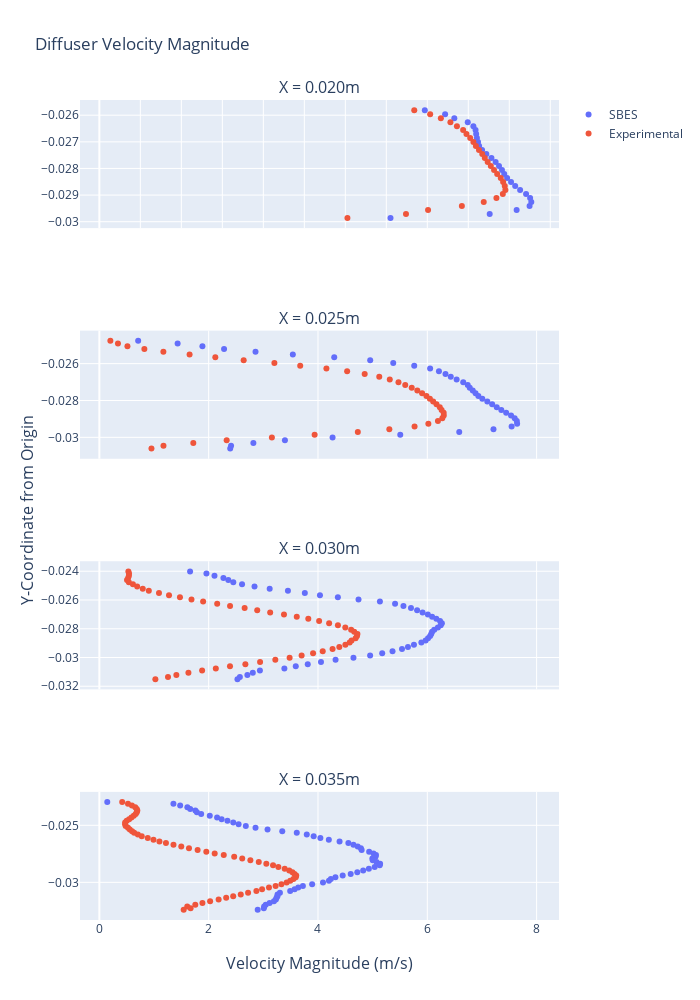

Write notebook code for a chart like this one.
### Code cell
color10_16 = ['#636EFA', '#EF553B', '#00CC96', '#AB63FA', '#FFA15A', '#19D3F3', '#FF6692', '#B6E880', '#FF97FF',
              '#FECB52']
fig1 = make_subplots(
    rows=4,
    cols=1,
    shared_xaxes=True,
    x_title="Velocity Magnitude (m/s)",
    y_title="Y-Coordinate from Origin",
    subplot_titles=("X = 0.020m", "X = 0.025m", "X = 0.030m", "X = 0.035m"))

fig1.add_trace(go.Scatter(x=C5_pd["D1"]['Velocity Magnitude Average'],
                          y=C5_pd["D1"]['y-coord'],
                          mode='markers',
                          name='SBES',
                          line=dict(color=color10_16[0])
                          # error_x_array=d4_df['velocity-magnitude_std'],
                          # error_x_array=d1_df['y-coordinate_std']
                          ),
               row=1, col=1)

fig1.add_trace(go.Scatter(x=C5_Experimental["D1"]['Velocity_Magnitude'],
                          y=C5_Experimental["D1"]['y-coord'],
                          mode='markers',
                          name='Experimental',
                          line=dict(color=color10_16[1])),
               row=1, col=1)

fig1.add_trace(go.Scatter(x=C5_pd["D2"]['Velocity Magnitude Average'],
                          y=C5_pd["D2"]['y-coord'],
                          mode='markers',
                          name='SBES',
                          line=dict(color=color10_16[0]),
                          showlegend=False
                          # error_x_array=d4_df['velocity-magnitude_std'],
                          # error_x_array=d2_df['y-coordinate_std']
                          ),
               row=2, col=1)

fig1.add_trace(go.Scatter(x=C5_Experimental["D2"]['Velocity_Magnitude'],
                          y=C5_Experimental["D2"]['y-coord'],
                          mode='markers',
                          name='Experimental',
                          line=dict(color=color10_16[1]),
                          showlegend=False),
               row=2, col=1)

fig1.add_trace(go.Scatter(x=C5_pd["D3"]['Velocity Magnitude Average'],
                          y=C5_pd["D3"]['y-coord'],
                          mode='markers',
                          name='SBES',
                          line=dict(color=color10_16[0]),
                          showlegend=False
                          # error_x_array=d4_df['velocity-magnitude_std'],
                          # error_x_array=d3_df['y-coordinate_std']
                          ),
               row=3, col=1)

fig1.add_trace(go.Scatter(x=C5_Experimental["D3"]['Velocity_Magnitude'],
                          y=C5_Experimental["D3"]['y-coord'],
                          mode='markers',
                          name='Experimental',
                          line=dict(color=color10_16[1]),
                          showlegend=False),
               row=3, col=1)

fig1.add_trace(go.Scatter(x=C5_pd["D4"]['Velocity Magnitude Average'],
                          y=C5_pd["D4"]['y-coord'],
                          mode='markers',
                          name='SBES',
                          line=dict(color=color10_16[0]),
                          showlegend=False
                          # error_x_array=d4_df['velocity-magnitude_std']
                          # error_x_array=d4_df['y-coordinate_std']
                          ),
               row=4, col=1)

fig1.add_trace(go.Scatter(x=C5_Experimental["D4"]['Velocity_Magnitude'],
                          y=C5_Experimental["D4"]['y-coord'],
                          mode='markers',
                          name='Experimental',
                          line=dict(color=color10_16[1]),
                          showlegend=False),
               row=4, col=1)

fig1.update_layout(height=1000, width=700,
                   title_text="Diffuser Velocity Magnitude",
                   xaxis=dict(
                       tickmode='linear',
                       tick0=0,
                       dtick=0.75
                   ))

fig1.show()

### Figure 1 — Plotly figure (JSON) as saved in the notebook; plotly's stock layout.template omitted (floating-point values rounded to 4 significant figures)
{"data": [{"line": {"color": "#636EFA"}, "mode": "markers", "name": "SBES", "type": "scatter", "x": [5.954, 6.326, 6.494, 6.74, 6.843, 6.883, 6.894, 6.908, 6.928, 6.948, 7.002, 7.08, 7.174, 7.25, 7.312, 7.366, 7.407, 7.46, 7.532, 7.608, 7.698, 7.807, 7.881, 7.903, 7.872, 7.634, 7.142, 5.327], "xaxis": "x", "y": [-0.02581, -0.02596, -0.02611, -0.02626, -0.02641, -0.02656, -0.02671, -0.02686, -0.02701, -0.02716, -0.02731, -0.02746, -0.02761, -0.02776, -0.02791, -0.02806, -0.02821, -0.02836, -0.02851, -0.02866, -0.02881, -0.02896, -0.02911, -0.02926, -0.02941, -0.02956, -0.02971, -0.02986], "yaxis": "y"}, {"line": {"color": "#EF553B"}, "mode": "markers", "name": "Experimental", "type": "scatter", "x": [5.761, 6.053, 6.248, 6.423, 6.542, 6.656, 6.716, 6.785, 6.843, 6.889, 6.946, 7.006, 7.052, 7.105, 7.162, 7.221, 7.279, 7.344, 7.387, 7.417, 7.429, 7.382, 7.265, 7.033, 6.632, 6.014, 5.61, 4.539], "xaxis": "x", "y": [-0.02581, -0.02596, -0.02611, -0.02626, -0.02641, -0.02656, -0.02671, -0.02686, -0.02701, -0.02716, -0.02731, -0.02746, -0.02761, -0.02776, -0.02791, -0.02806, -0.02821, -0.02836, -0.02851, -0.02866, -0.02881, -0.02896, -0.02911, -0.02926, -0.02941, -0.02956, -0.02971, -0.02986], "yaxis": "y"}, {"line": {"color": "#636EFA"}, "mode": "markers", "name": "SBES", "showlegend": false, "type": "scatter", "x": [0.7099, 1.432, 1.885, 2.282, 2.857, 3.54, 4.297, 4.955, 5.377, 5.761, 6.052, 6.213, 6.333, 6.429, 6.536, 6.657, 6.74, 6.777, 6.831, 6.883, 6.934, 7.007, 7.098, 7.187, 7.27, 7.355, 7.443, 7.533, 7.599, 7.638, 7.644, 7.543, 7.211, 6.584, 5.505, 4.267, 3.395, 2.818, 2.41, 2.394], "xaxis": "x2", "y": [-0.02476, -0.02491, -0.02506, -0.02521, -0.02536, -0.02551, -0.02566, -0.02581, -0.02596, -0.02611, -0.02626, -0.02641, -0.02656, -0.02671, -0.02686, -0.02701, -0.02716, -0.02731, -0.02746, -0.02761, -0.02776, -0.02791, -0.02806, -0.02821, -0.02836, -0.02851, -0.02866, -0.02881, -0.02896, -0.02911, -0.02926, -0.02941, -0.02956, -0.02971, -0.02986, -0.03001, -0.03016, -0.03031, -0.03046, -0.03061], "yaxis": "y2"}, {"line": {"color": "#EF553B"}, "mode": "markers", "name": "Experimental", "showlegend": false, "type": "scatter", "x": [0.2014, 0.3403, 0.5137, 0.823, 1.171, 1.651, 2.122, 2.64, 3.203, 3.675, 4.154, 4.533, 4.855, 5.121, 5.313, 5.472, 5.596, 5.715, 5.817, 5.905, 5.984, 6.048, 6.107, 6.168, 6.229, 6.262, 6.3, 6.301, 6.274, 6.195, 6.019, 5.767, 5.305, 4.729, 3.939, 3.156, 2.329, 1.718, 1.173, 0.9531], "xaxis": "x2", "y": [-0.02476, -0.02491, -0.02506, -0.02521, -0.02536, -0.02551, -0.02566, -0.02581, -0.02596, -0.02611, -0.02626, -0.02641, -0.02656, -0.02671, -0.02686, -0.02701, -0.02716, -0.02731, -0.02746, -0.02761, -0.02776, -0.02791, -0.02806, -0.02821, -0.02836, -0.02851, -0.02866, -0.02881, -0.02896, -0.02911, -0.02926, -0.02941, -0.02956, -0.02971, -0.02986, -0.03001, -0.03016, -0.03031, -0.03046, -0.03061], "yaxis": "y2"}, {"line": {"color": "#636EFA"}, "mode": "markers", "name": "SBES", "showlegend": false, "type": "scatter", "x": [1.66, 1.959, 2.106, 2.27, 2.359, 2.45, 2.611, 2.839, 3.116, 3.45, 3.76, 4.036, 4.364, 4.742, 5.133, 5.41, 5.564, 5.701, 5.814, 5.914, 6.01, 6.088, 6.165, 6.233, 6.267, 6.246, 6.194, 6.127, 6.088, 6.072, 6.052, 6.014, 5.969, 5.891, 5.756, 5.646, 5.537, 5.364, 5.175, 4.954, 4.649, 4.322, 4.055, 3.813, 3.594, 3.385, 2.938, 2.807, 2.708, 2.571, 2.527], "xaxis": "x3", "y": [-0.02401, -0.02416, -0.02431, -0.02446, -0.02461, -0.02476, -0.02491, -0.02506, -0.02521, -0.02536, -0.02551, -0.02566, -0.02581, -0.02596, -0.02611, -0.02626, -0.02641, -0.02656, -0.02671, -0.02686, -0.02701, -0.02716, -0.02731, -0.02746, -0.02761, -0.02776, -0.02791, -0.02806, -0.02821, -0.02836, -0.02851, -0.02866, -0.02881, -0.02896, -0.02911, -0.02926, -0.02941, -0.02956, -0.02971, -0.02986, -0.03001, -0.03016, -0.03031, -0.03046, -0.03061, -0.03076, -0.03091, -0.03106, -0.03121, -0.03136, -0.03151], "yaxis": "y3"}, {"line": {"color": "#EF553B"}, "mode": "markers", "name": "Experimental", "showlegend": false, "type": "scatter", "x": [0.5305, 0.5423, 0.5407, 0.5265, 0.5062, 0.5395, 0.6139, 0.6915, 0.7943, 0.905, 1.091, 1.275, 1.475, 1.685, 1.899, 2.156, 2.391, 2.658, 2.888, 3.125, 3.378, 3.612, 3.823, 4.021, 4.204, 4.365, 4.499, 4.606, 4.662, 4.721, 4.714, 4.688, 4.615, 4.579, 4.501, 4.39, 4.267, 4.087, 3.91, 3.701, 3.481, 3.219, 2.941, 2.671, 2.39, 2.131, 1.88, 1.63, 1.409, 1.256, 1.025], "xaxis": "x3", "y": [-0.02401, -0.02416, -0.02431, -0.02446, -0.02461, -0.02476, -0.02491, -0.02506, -0.02521, -0.02536, -0.02551, -0.02566, -0.02581, -0.02596, -0.02611, -0.02626, -0.02641, -0.02656, -0.02671, -0.02686, -0.02701, -0.02716, -0.02731, -0.02746, -0.02761, -0.02776, -0.02791, -0.02806, -0.02821, -0.02836, -0.02851, -0.02866, -0.02881, -0.02896, -0.02911, -0.02926, -0.02941, -0.02956, -0.02971, -0.02986, -0.03001, -0.03016, -0.03031, -0.03046, -0.03061, -0.03076, -0.03091, -0.03106, -0.03121, -0.03136, -0.03151], "yaxis": "y3"}, {"line": {"color": "#636EFA"}, "mode": "markers", "name": "SBES", "showlegend": false, "type": "scatter", "x": [0.1448, 1.355, 1.478, 1.61, 1.663, 1.756, 1.784, 1.863, 2.02, 2.154, 2.237, 2.344, 2.45, 2.547, 2.679, 2.857, 3.077, 3.346, 3.612, 3.795, 3.921, 4.044, 4.199, 4.395, 4.556, 4.648, 4.727, 4.785, 4.799, 4.936, 5.016, 5.061, 5.052, 4.995, 5.002, 5.071, 5.137, 5.13, 5.037, 4.931, 4.827, 4.719, 4.599, 4.452, 4.319, 4.235, 4.2, 4.092, 3.893, 3.724, 3.639, 3.572, 3.491, 3.303, 3.26, 3.258, 3.242, 3.229, 3.194, 3.115, 3.044, 3.014, 3.009, 2.897], "xaxis": "x4", "y": [-0.02296, -0.02311, -0.02326, -0.02341, -0.02356, -0.02371, -0.02386, -0.02401, -0.02416, -0.02431, -0.02446, -0.02461, -0.02476, -0.02491, -0.02506, -0.02521, -0.02536, -0.02551, -0.02566, -0.02581, -0.02596, -0.02611, -0.02626, -0.02641, -0.02656, -0.02671, -0.02686, -0.02701, -0.02716, -0.02731, -0.02746, -0.02761, -0.02776, -0.02791, -0.02806, -0.02821, -0.02836, -0.02851, -0.02866, -0.02881, -0.02896, -0.02911, -0.02926, -0.02941, -0.02956, -0.02971, -0.02986, -0.03001, -0.03016, -0.03031, -0.03046, -0.03061, -0.03076, -0.03091, -0.03106, -0.03121, -0.03136, -0.03151, -0.03166, -0.03181, -0.03196, -0.03211, -0.03226, -0.03241], "yaxis": "y4"}, {"line": {"color": "#EF553B"}, "mode": "markers", "name": "Experimental", "showlegend": false, "type": "scatter", "x": [0.4179, 0.5238, 0.5957, 0.6566, 0.6839, 0.6946, 0.685, 0.6651, 0.6288, 0.5872, 0.5447, 0.5002, 0.471, 0.4714, 0.4816, 0.5235, 0.5574, 0.5989, 0.637, 0.7047, 0.7753, 0.8851, 0.9903, 1.099, 1.218, 1.356, 1.499, 1.639, 1.798, 1.957, 2.11, 2.276, 2.467, 2.614, 2.763, 2.917, 3.055, 3.178, 3.275, 3.391, 3.474, 3.532, 3.571, 3.602, 3.593, 3.551, 3.493, 3.427, 3.332, 3.225, 3.103, 2.977, 2.873, 2.721, 2.587, 2.449, 2.32, 2.182, 2.026, 1.886, 1.755, 1.608, 1.669, 1.542], "xaxis": "x4", "y": [-0.02296, -0.02311, -0.02326, -0.02341, -0.02356, -0.02371, -0.02386, -0.02401, -0.02416, -0.02431, -0.02446, -0.02461, -0.02476, -0.02491, -0.02506, -0.02521, -0.02536, -0.02551, -0.02566, -0.02581, -0.02596, -0.02611, -0.02626, -0.02641, -0.02656, -0.02671, -0.02686, -0.02701, -0.02716, -0.02731, -0.02746, -0.02761, -0.02776, -0.02791, -0.02806, -0.02821, -0.02836, -0.02851, -0.02866, -0.02881, -0.02896, -0.02911, -0.02926, -0.02941, -0.02956, -0.02971, -0.02986, -0.03001, -0.03016, -0.03031, -0.03046, -0.03061, -0.03076, -0.03091, -0.03106, -0.03121, -0.03136, -0.03151, -0.03166, -0.03181, -0.03196, -0.03211, -0.03226, -0.03241], "yaxis": "y4"}], "layout": {"annotations": [{"font": {"size": 16}, "showarrow": false, "text": "X = 0.020m", "x": 0.5, "xanchor": "center", "xref": "paper", "y": 1.0, "yanchor": "bottom", "yref": "paper"}, {"font": {"size": 16}, "showarrow": false, "text": "X = 0.025m", "x": 0.5, "xanchor": "center", "xref": "paper", "y": 0.7188, "yanchor": "bottom", "yref": "paper"}, {"font": {"size": 16}, "showarrow": false, "text": "X = 0.030m", "x": 0.5, "xanchor": "center", "xref": "paper", "y": 0.4375, "yanchor": "bottom", "yref": "paper"}, {"font": {"size": 16}, "showarrow": false, "text": "X = 0.035m", "x": 0.5, "xanchor": "center", "xref": "paper", "y": 0.1562, "yanchor": "bottom", "yref": "paper"}, {"font": {"size": 16}, "showarrow": false, "text": "Velocity Magnitude (m/s)", "x": 0.5, "xanchor": "center", "xref": "paper", "y": 0, "yanchor": "top", "yref": "paper", "yshift": -30}, {"font": {"size": 16}, "showarrow": false, "text": "Y-Coordinate from Origin", "textangle": -90, "x": 0, "xanchor": "right", "xref": "paper", "xshift": -40, "y": 0.5, "yanchor": "middle", "yref": "paper"}], "height": 1000, "title": {"text": "Diffuser Velocity Magnitude"}, "width": 700, "xaxis": {"anchor": "y", "domain": [0.0, 1.0], "dtick": 0.75, "matches": "x4", "showticklabels": false, "tick0": 0, "tickmode": "linear"}, "xaxis2": {"anchor": "y2", "domain": [0.0, 1.0], "matches": "x4", "showticklabels": false}, "xaxis3": {"anchor": "y3", "domain": [0.0, 1.0], "matches": "x4", "showticklabels": false}, "xaxis4": {"anchor": "y4", "domain": [0.0, 1.0]}, "yaxis": {"anchor": "x", "domain": [0.8438, 1.0]}, "yaxis2": {"anchor": "x2", "domain": [0.5625, 0.7188]}, "yaxis3": {"anchor": "x3", "domain": [0.2812, 0.4375]}, "yaxis4": {"anchor": "x4", "domain": [0.0, 0.1562]}}}
